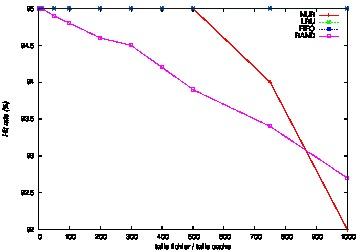

This chart was generated by the following gnuplot code:
set style data linespoints
set xlabel "taille fichier / taille cache"
set ylabel "Hit rate (%)" font "Helvetica-Oblique"
set label "Effet de la taille du cache (test 1)" font "Helvetica-Bold,18" at 20,70 
set encoding utf8
set terminal postscript eps color
set output "t1-cache_size.eps"
plot "t1-cache_size" using 1:2 t "NUR", "t1-cache_size" using 1:3 t "LRU", "t1-cache_size" using 1:4 t "FIFO", "t1-cache_size" using 1:5 t "RAND"
